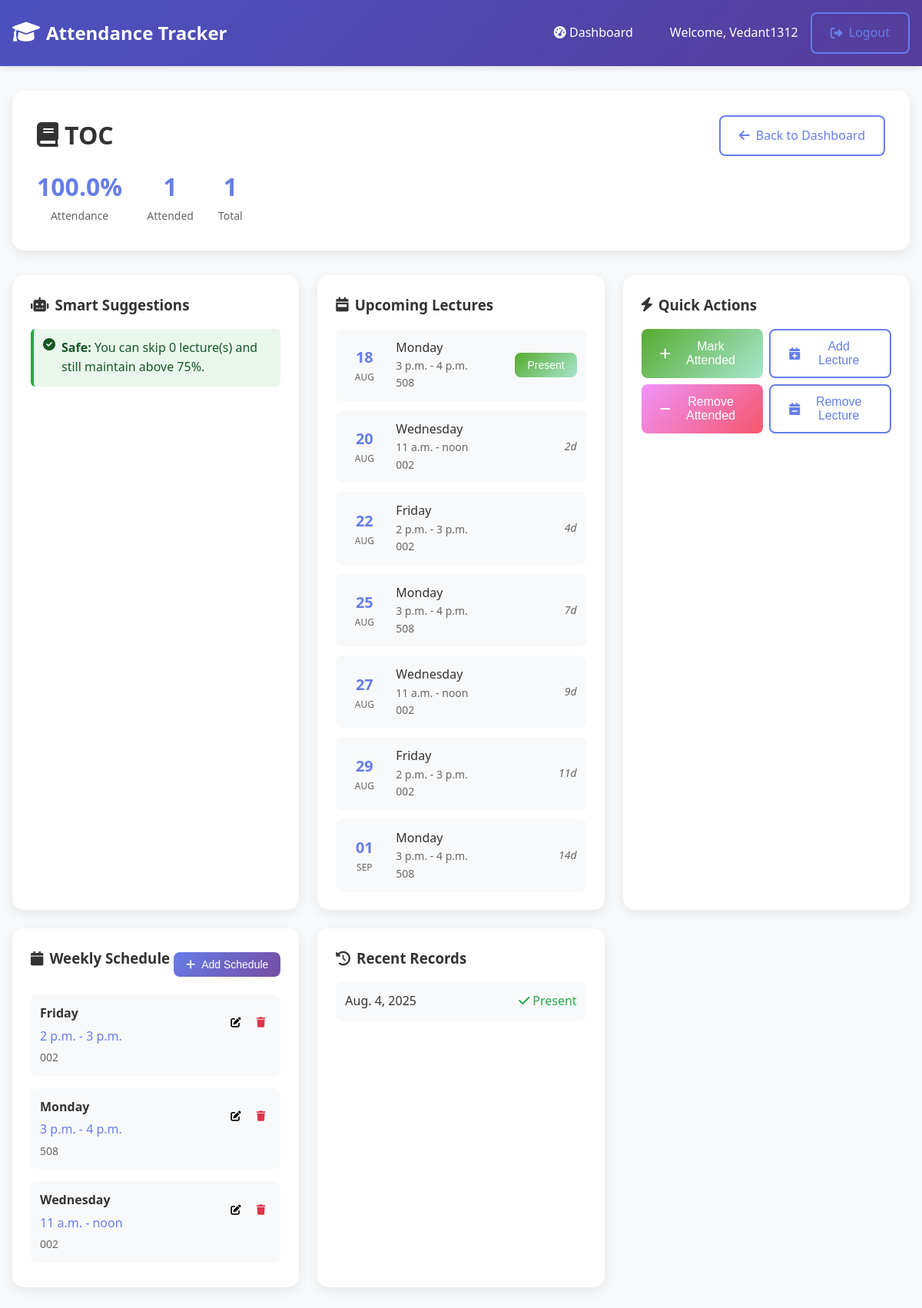
The app's page /course/14/ (signed in) with its own data.
### tracker/models.py (models this page shows, shortened)
class Course(models.Model):
    user = models.ForeignKey(User, on_delete=models.CASCADE)
    name = models.CharField(max_length=200)
    total_lectures = models.IntegerField(default=0, validators=[MinValueValidator(0)])
    attended_lectures = models.IntegerField(default=0, validators=[MinValueValidator(0)])
    is_regular = models.BooleanField(default=False, help_text="Is this a regular course with scheduled lectures?")
    created_at = models.DateTimeField(auto_now_add=True)
    updated_at = models.DateTimeField(auto_now=True)
    class Meta:
        unique_together = ['user', 'name']
    @property
    def attendance_percentage(self):
        if self.total_lectures == 0:
            return 0
        return round((self.attended_lectures / self.total_lectures) * 100, 2)
    @property
    def is_below_threshold(self):
        return self.attendance_percentage < 75
    def lectures_needed_for_75_percent(self):
        if self.attendance_percentage >= 75:
            return 0
    def lectures_can_skip(self):
        if self.total_lectures == 0:
            return 0
        max_total = self.attended_lectures / 0.75
        can_skip = int(max_total - self.total_lectures)
        return max(0, can_skip)
    def get_next_lectures(self, days=7):
        today = timezone.now().date()
        end_date = today + timedelta(days=days)
        upcoming = []
        schedules = self.schedules.all()
        current_date = today
        while current_date <= end_date:
            day_name = current_date.strftime('%A').lower()
            for schedule in schedules:
                if schedule.day_of_week == day_name:
                    upcoming.append({
                        'date': current_date,
                        'schedule': schedule,
                        'is_today': current_date == today,
                        'days_from_now': (current_date - today).days
                    })
            current_date += timedelta(days=1)
        return sorted(upcoming, key=lambda x: x['date'])

class LectureSchedule(models.Model):
    DAYS_OF_WEEK = [
        ('monday', 'Monday'),
        ('tuesday', 'Tuesday'),
        ('wednesday', 'Wednesday'),
        ('thursday', 'Thursday'),
        ('friday', 'Friday'),
        ('saturday', 'Saturday'),
        ('sunday', 'Sunday'),
    ]
    course = models.ForeignKey(Course, on_delete=models.CASCADE, related_name='schedules')
    day_of_week = models.CharField(max_length=10, choices=DAYS_OF_WEEK)
    start_time = models.TimeField()
    end_time = models.TimeField()
    room = models.CharField(max_length=100, blank=True, help_text="Classroom or location")
    professor = models.CharField(max_length=100, blank=True, help_text="Professor name")
    class Meta:
        unique_together = ['course', 'day_of_week', 'start_time']
        ordering = ['day_of_week', 'start_time']

class AttendanceRecord(models.Model):
    course = models.ForeignKey(Course, on_delete=models.CASCADE, related_name='records')
    date = models.DateField()
    attended = models.BooleanField(default=False)
    notes = models.TextField(blank=True)
    schedule = models.ForeignKey(LectureSchedule, on_delete=models.SET_NULL, null=True, blank=True)
    class Meta:
        unique_together = ['course', 'date']
        ordering = ['-date']

### tracker/views.py (the view)
# urls.py: path('course/<int:course_id>/', views.course_detail, name='course_detail'),
@login_required
def course_detail(request, course_id):
    course = get_object_or_404(Course, id=course_id, user=request.user)
    schedules = LectureSchedule.objects.filter(course=course)
    recent_records = AttendanceRecord.objects.filter(course=course)[:10]
    upcoming_lectures = course.get_next_lectures(days=14) if course.is_regular else []
    context = {
        'course': course,
        'schedules': schedules,
        'recent_records': recent_records,
        'upcoming_lectures': upcoming_lectures,
        'lectures_needed': course.lectures_needed_for_75_percent() if course.is_regular else 0,
        'lectures_can_skip': course.lectures_can_skip() if course.is_regular else 0,
        'days_of_week': LectureSchedule.DAYS_OF_WEEK,
    }
    return render(request, 'tracker/course_detail.html', context)

### templates/tracker/course_detail.html (shortened to what this page needs)
{% extends 'base.html' %}
{% block content %}
<div class="course-detail">
    <div class="course-detail-header">
        <div class="course-info">
            <h1><i class="fas fa-book"></i> {{ course.name }}</h1>
            <div class="course-stats">
                <div class="stat-item">
                    <span class="stat-value">{{ course.attendance_percentage }}%</span>
                    <span class="stat-label">Attendance</span>
                </div>
                <div class="stat-item">
                    <span class="stat-value">{{ course.attended_lectures }}</span>
                    <span class="stat-label">Attended</span>
                </div>
                <div class="stat-item">
                    <span class="stat-value">{{ course.total_lectures }}</span>
                    <span class="stat-label">Total</span>
                </div>
            </div>
        </div>
        <a href="{% url 'dashboard' %}" class="btn btn-outline">
            <i class="fas fa-arrow-left"></i> Back to Dashboard
        </a>
    </div>
    <div class="course-detail-grid">
        <div class="detail-card">
            <h3><i class="fas fa-robot"></i> Smart Suggestions</h3>
            {% if course.is_below_threshold %}
                <div class="suggestion critical">
                    <i class="fas fa-exclamation-triangle"></i>
                    <div>
                        <strong>Critical:</strong> You need to attend the next {{ lectures_needed }} lecture(s) to reach 75% attendance.
                    </div>
                </div>
            {% else %}
                <div class="suggestion safe">
                    <i class="fas fa-check-circle"></i>
                    <div>
                        <strong>Safe:</strong> You can skip {{ lectures_can_skip }} lecture(s) and still maintain above 75%.
                    </div>
                </div>
            {% endif %}
        </div>
        <div class="detail-card">
            <h3><i class="fas fa-calendar-week"></i> Upcoming Lectures</h3>
            {% if upcoming_lectures %}
                <div class="upcoming-lectures-list">
                    {% for lecture_info in upcoming_lectures %}
                    <div class="upcoming-lecture-item">
                        <div class="upcoming-date">
                            <div class="date-day">{{ lecture_info.date|date:"d" }}</div>
                            <div class="date-month">{{ lecture_info.date|date:"M" }}</div>
                        </div>
                        <div class="upcoming-details">
                            <div class="upcoming-day">{{ lecture_info.schedule.get_day_of_week_display }}</div>
                            <div class="upcoming-time">{{ lecture_info.schedule.start_time }} - {{ lecture_info.schedule.end_time }}</div>
                            {% if lecture_info.schedule.room %}
                                <div class="upcoming-room">{{ lecture_info.schedule.room }}</div>
                            {% endif %}
                        </div>
                        <div class="upcoming-actions">
                            {% if lecture_info.is_today %}
                                <button class="btn btn-sm btn-success" onclick="markAttendanceForDate({{ course.id }}, '{{ lecture_info.date|date:"Y-m-d" }}', true)">
                                    Present
                                </button>
                            {% else %}
                                <span class="days-away">
                                    {% if lecture_info.days_from_now == 1 %}
                                        Tomorrow
                                    {% else %}
                                        {{ lecture_info.days_from_now }}d
                                    {% endif %}
                                </span>
                            {% endif %}
                        </div>
                    </div>
                    {% endfor %}
                </div>
            {% else %}
                <p class="empty-message">No upcoming lectures scheduled.</p>
            {% endif %}
        </div>
        <div class="detail-card">
            <h3><i class="fas fa-bolt"></i> Quick Actions</h3>
            <div class="action-buttons">
                <button class="btn btn-success" onclick="updateAttendance({{ course.id }}, 'increment')">
                    <i class="fas fa-plus"></i> Mark Attended
                </button>
                <button class="btn btn-outline" onclick="updateAttendance({{ course.id }}, 'add_total')">
                    <i class="fas fa-calendar-plus"></i> Add Lecture
                </button>
                <button class="btn btn-warning" onclick="updateAttendance({{ course.id }}, 'decrement')">
                    <i class="fas fa-minus"></i> Remove Attended
                </button>
                <button class="btn btn-outline" onclick="updateAttendance({{ course.id }}, 'remove_total')">
                    <i class="fas fa-calendar-minus"></i> Remove Lecture
                </button>
            </div>
        </div>
        <div class="detail-card">
            <div class="card-header">
                <h3><i class="fas fa-calendar"></i> Weekly Schedule</h3>
                {% if course.is_regular %}
                <button class="btn btn-sm btn-primary" onclick="openAddScheduleModal()">
                    <i class="fas fa-plus"></i> Add Schedule
                </button>
                {% endif %}
            </div>
            {% if schedules %}
                <div class="schedule-list">
                    {% for schedule in schedules %}
                    <div class="schedule-item">
                        <div class="schedule-info">
                            <div class="schedule-day">{{ schedule.get_day_of_week_display }}</div>
                            <div class="schedule-time">{{ schedule.start_time }} - {{ schedule.end_time }}</div>
                            {% if schedule.room %}
                                <div class="schedule-room">{{ schedule.room }}</div>
                            {% endif %}
                        </div>
                        <div class="schedule-actions">
                            <button class="btn-icon" onclick="openEditScheduleModal({{ schedule.id }}, '{{ schedule.day_of_week }}', '{{ schedule.start_time }}', '{{ schedule.end_time }}', '{{ schedule.room }}', '{{ schedule.professor }}')" title="Edit">
                                <i class="fas fa-edit"></i>
                            </button>
                            <button class="btn-icon text-danger" onclick="deleteSchedule({{ schedule.id }})" title="Delete">
                                <i class="fas fa-trash"></i>
                            </button>
                        </div>
                    </div>
                    {% endfor %}
                </div>
            {% endif %}
        </div>
        <div class="detail-card">
            <h3><i class="fas fa-history"></i> Recent Records</h3>
            {% if recent_records %}
                <div class="records-list">
                    {% for record in recent_records %}
                    <div class="record-item">
                        <div class="record-date">{{ record.date }}</div>
                        <div class="record-status {% if record.attended %}present{% else %}absent{% endif %}">
                            {% if record.attended %}
                                <i class="fas fa-check"></i> Present
                            {% else %}
                                <i class="fas fa-times"></i> Absent
                            {% endif %}
                        </div>
                    </div>
                    {% endfor %}
                </div>
            {% else %}
                <p class="empty-message">No attendance records yet.</p>
            {% endif %}
        </div>
    </div>
</div>
{% endblock %}

### templates/base.html (shortened to what this page needs)
<!DOCTYPE html>
<html lang="en">
<head>
    {% load static %}
    <link href="https://cdnjs.cloudflare.com/ajax/libs/font-awesome/6.0.0/css/all.min.css" rel="stylesheet">
    <link rel="stylesheet" href="{% static 'css/style.css' %}">
</head>
<body>
    <nav class="navbar">
        <div class="nav-container">
            <div class="nav-brand">
                <i class="fas fa-graduation-cap"></i>
                <span>Attendance Tracker</span>
            </div>
            {% if user.is_authenticated %}
            <div class="nav-menu">
                <a href="{% url 'dashboard' %}" class="nav-link">
                    <i class="fas fa-tachometer-alt"></i> Dashboard
                </a>
                <div class="nav-user">
                    <span>Welcome, {{ user.username }}</span>
                    <a href="{% url 'logout' %}" class="btn btn-outline">
                        <i class="fas fa-sign-out-alt"></i> Logout
                    </a>
                </div>
            </div>
            {% endif %}
        </div>
    </nav>
    <main class="main-content">
        {% block content %}
        {% endblock %}
    </main>
</body>
</html>

### records on screen
Course: name "TOC", attendance_percentage "100.0", attended_lectures "1", total_lectures "1"
LectureSchedule: date "18", date "AUG", schedule.day_of_week "Monday", schedule.start_time "3 p.m.", schedule.end_time "4 p.m.", schedule.room "508", date "25", days_from_now "7", date "01", date "SEP", days_from_now "14", day_of_week "Monday", start_time "3 p.m.", end_time "4 p.m.", room "508"
LectureSchedule: date "20", date "AUG", schedule.day_of_week "Wednesday", schedule.start_time "11 a.m.", schedule.end_time "noon", schedule.room "002", days_from_now "2", date "27", days_from_now "9", day_of_week "Wednesday", start_time "11 a.m.", end_time "noon", room "002"
LectureSchedule: date "22", date "AUG", schedule.day_of_week "Friday", schedule.start_time "2 p.m.", schedule.end_time "3 p.m.", schedule.room "002", days_from_now "4", date "29", days_from_now "11", day_of_week "Friday", start_time "2 p.m.", end_time "3 p.m.", room "002"
AttendanceRecord: date "Aug. 4, 2025", attended True (drawn)

### other values on screen
{{ user.username }} "Vedant1312"
{{ lectures_can_skip }} "0"
